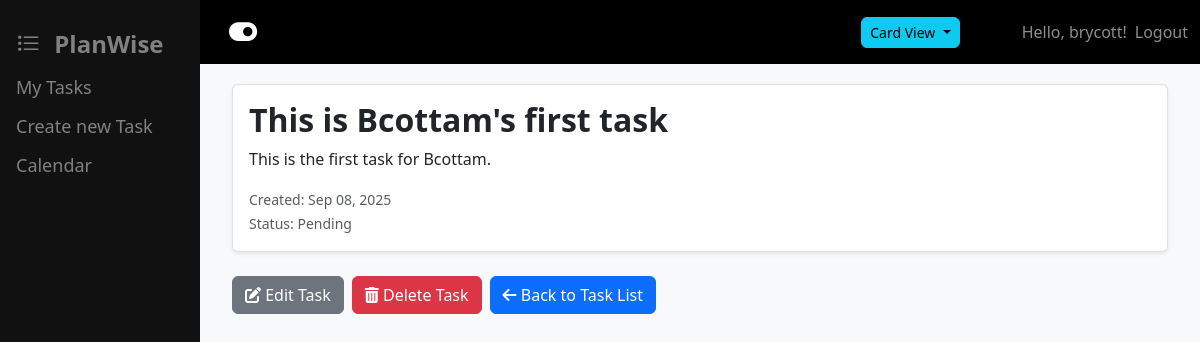
Page /task/8/ (signed in) on the earlier database version.
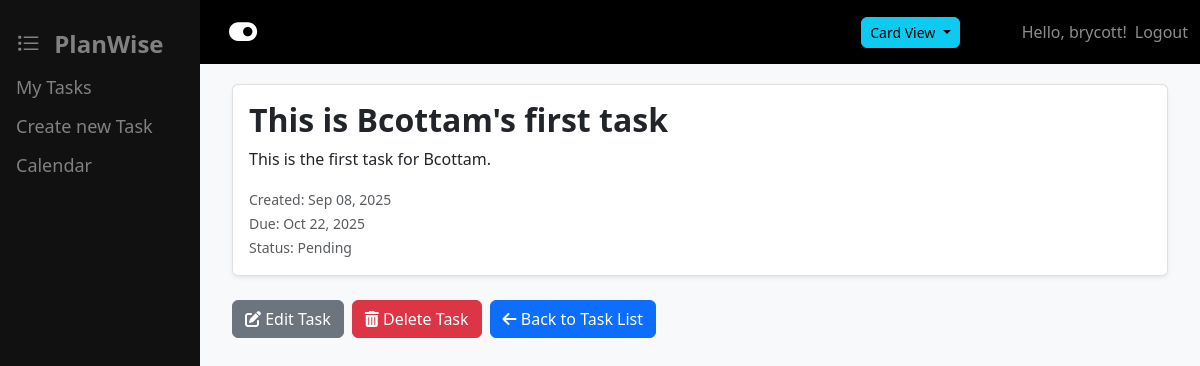
Same page on the later database version.
### tasks/models.py (models this page shows, shortened)
class Task(models.Model):
    PRIORITY_CHOICES = [
        ('low', 'Low'),
        ('medium', 'Medium'),
        ('high', 'High'),
    ]
    title = models.CharField(max_length=200)
    description = models.TextField(blank=True)
    due_date = models.DateField(null=True, blank=True)
    category = models.ForeignKey(Category, on_delete=models.PROTECT, null=True, blank=True)
    is_completed = models.BooleanField(default=False)
    created_at = models.DateTimeField(auto_now_add=True)
    updated_at = models.DateTimeField(auto_now=True)
    user = models.ForeignKey(User, on_delete=models.CASCADE)
    class Meta:
        ordering = ['-created_at']

### tasks/views.py (the view, shortened to what this page needs)
# urls.py: path('task/<int:pk>/', views.TaskDetailView.as_view(), name='task_detail'),
class TaskDetailView(LoginRequiredMixin, DetailView):
    model = Task
    template_name = 'tasks/task_detail.html'
    context_object_name = 'task'

### tasks/templates/tasks/task_detail.html (shortened to what this page needs)
{% extends "base.html" %} {% block title %}Task Details{% endblock %}
{% block content %}
<div class="card mb-4">
  <div class="card-body">
    <h2 class="card-title">
      {% if task.completed %}
      <s>{{ task.title }}</s>
      {% else %} {{ task.title }} {% endif %}
    </h2>
    <p class="card-text">{{ task.description }}</p>
    <div class="mt-3">
      <small class="text-muted"
        >Created: {{ task.created_at|date:"M d, Y" }}</small
      >
      {% if task.due_date %}
      <br />
      <small class="text-muted">Due: {{ task.due_date|date:"M d, Y" }}</small>
      {% endif %}
      <br />
      <small class="text-muted"
        >Status: {% if task.completed %}Completed{% else %}Pending{% endif %}</small
      >
    </div>
  </div>
</div>
<div class="d-flex gap-2">
  <a href="{% url 'tasks:task_update' task.pk %}" class="btn btn-secondary">
    <i class="fas fa-edit"></i> Edit Task
  </a>
  <form
    action="{% url 'tasks:task_delete' task.pk %}"
    method="post"
    onsubmit="return confirm('Are you sure you want to delete this task?');"
  >
    <button type="submit" class="btn btn-danger">
      <i class="fas fa-trash-alt"></i> Delete Task
    </button>
  </form>
  <a href="{% url 'tasks:task_list' %}" class="btn btn-primary">
    <i class="fas fa-arrow-left"></i> Back to Task List
  </a>
</div>
{% endblock %}

Differences in the rows shown:
changed Task "This is Bcottam's first task": due_date (not shown) → "Oct 22, 2025"
Other differences:
text now shown: "Due:"
